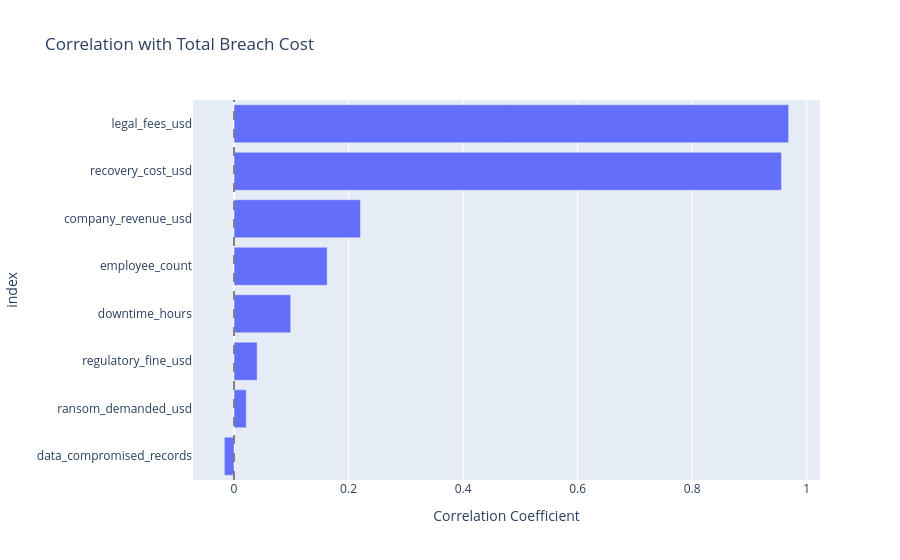

Source (notebook cell):
### Code cell
# What numeric factors correlate most with breach cost?
numeric_cols = [
    'total_loss_usd', 'company_revenue_usd', 'employee_count',
    'data_compromised_records', 'downtime_hours',
    'ransom_demanded_usd', 'recovery_cost_usd',
    'legal_fees_usd', 'regulatory_fine_usd'
]

corr = df[numeric_cols].corr()[['total_loss_usd']].drop('total_loss_usd')
corr = corr.sort_values('total_loss_usd', ascending=True)

fig = px.bar(
    corr,
    x='total_loss_usd',
    y=corr.index,
    orientation='h',
    title='Correlation with Total Breach Cost',
    labels={'total_loss_usd': 'Correlation Coefficient', 'y': 'Feature'}
)
fig.add_vline(x=0, line_dash='dash', line_color='gray')
fig.show()

### Figure 1 — Plotly figure (JSON) as saved in the notebook; plotly's stock layout.template omitted (floating-point values rounded to 4 significant figures)
{"data": [{"hovertemplate": "Correlation Coefficient=%{x}<br>index=%{y}<extra></extra>", "legendgroup": "", "marker": {"color": "#636efa", "pattern": {"shape": ""}}, "name": "", "orientation": "h", "showlegend": false, "textposition": "auto", "type": "bar", "x": [-0.01691, 0.02137, 0.0403, 0.09897, 0.1626, 0.2208, 0.9561, 0.9685], "xaxis": "x", "y": ["data_compromised_records", "ransom_demanded_usd", "regulatory_fine_usd", "downtime_hours", "employee_count", "company_revenue_usd", "recovery_cost_usd", "legal_fees_usd"], "yaxis": "y"}], "layout": {"autosize": true, "barmode": "relative", "legend": {"tracegroupgap": 0}, "shapes": [{"line": {"color": "gray", "dash": "dash"}, "type": "line", "x0": 0, "x1": 0, "xref": "x", "y0": 0, "y1": 1, "yref": "y domain"}], "title": {"text": "Correlation with Total Breach Cost"}, "xaxis": {"anchor": "y", "autorange": true, "domain": [0, 1], "range": [-0.07165, 1.023], "title": {"text": "Correlation Coefficient"}, "type": "linear"}, "yaxis": {"anchor": "x", "autorange": true, "domain": [0, 1], "range": [-0.5, 7.5], "title": {"text": "index"}, "type": "category"}}}
